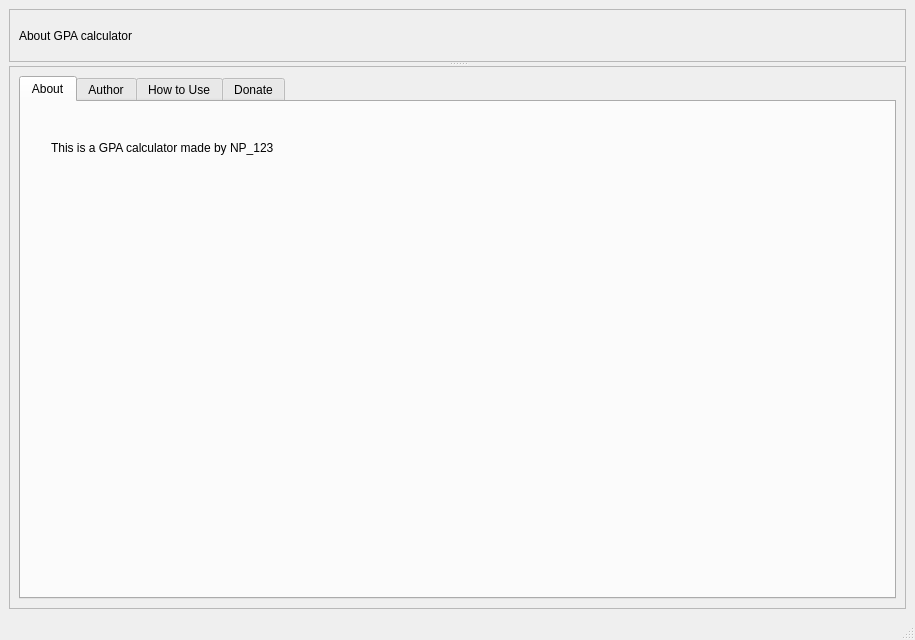
<?xml version="1.0" encoding="UTF-8"?>
<ui version="4.0">
 <class>AboutWindow</class>
 <widget class="QMainWindow" name="AboutWindow">
  <property name="geometry">
   <rect>
    <x>0</x>
    <y>0</y>
    <width>915</width>
    <height>640</height>
   </rect>
  </property>
  <property name="windowTitle">
   <string>About</string>
  </property>
  <widget class="QWidget" name="centralwidget">
   <layout class="QVBoxLayout" name="verticalLayout_3">
    <item>
     <widget class="QSplitter" name="splitter">
      <property name="orientation">
       <enum>Qt::Vertical</enum>
      </property>
      <widget class="QFrame" name="frame">
       <property name="frameShape">
        <enum>QFrame::StyledPanel</enum>
       </property>
       <property name="frameShadow">
        <enum>QFrame::Raised</enum>
       </property>
       <layout class="QVBoxLayout" name="verticalLayout_2">
        <item>
         <widget class="QLabel" name="label">
          <property name="text">
           <string>About GPA calculator</string>
          </property>
         </widget>
        </item>
       </layout>
      </widget>
      <widget class="QFrame" name="frame_2">
       <property name="frameShape">
        <enum>QFrame::StyledPanel</enum>
       </property>
       <property name="frameShadow">
        <enum>QFrame::Raised</enum>
       </property>
       <layout class="QVBoxLayout" name="verticalLayout">
        <item>
         <widget class="QTabWidget" name="tabWidget">
          <property name="tabPosition">
           <enum>QTabWidget::North</enum>
          </property>
          <property name="tabShape">
           <enum>QTabWidget::Rounded</enum>
          </property>
          <property name="currentIndex">
           <number>0</number>
          </property>
          <property name="documentMode">
           <bool>false</bool>
          </property>
          <property name="movable">
           <bool>false</bool>
          </property>
          <widget class="QWidget" name="tab">
           <attribute name="title">
            <string>About</string>
           </attribute>
           <widget class="QLabel" name="label_2">
            <property name="geometry">
             <rect>
              <x>30</x>
              <y>10</y>
              <width>441</width>
              <height>71</height>
             </rect>
            </property>
            <property name="text">
             <string>This is a GPA calculator made by NP_123</string>
            </property>
           </widget>
          </widget>
          <widget class="QWidget" name="tab_2">
           <attribute name="title">
            <string>Author</string>
           </attribute>
           <widget class="QLabel" name="label_3">
            <property name="geometry">
             <rect>
              <x>10</x>
              <y>0</y>
              <width>691</width>
              <height>141</height>
             </rect>
            </property>
            <property name="text">
             <string>Author's email:38424@sina.com</string>
            </property>
           </widget>
          </widget>
          <widget class="QWidget" name="tab_3">
           <attribute name="title">
            <string>How to Use</string>
           </attribute>
           <layout class="QVBoxLayout" name="verticalLayout_4">
            <item>
             <widget class="QLabel" name="label_4">
              <property name="text">
               <string>The Transcript File should according to This format:

CourseName Credit Score

Do not put space on Coursename!!!

Example:


Advanced-Mathematics 5 73


All retake course should input before initial course
Example:


Advanced-Mathematics 6 98

Advanced-Mathematics 6 70
</string>
              </property>
             </widget>
            </item>
           </layout>
          </widget>
          <widget class="QWidget" name="tab_4">
           <attribute name="title">
            <string>Donate</string>
           </attribute>
           <layout class="QHBoxLayout" name="horizontalLayout">
            <item>
             <widget class="QLabel" name="label_5">
              <property name="text">
               <string>Donate:
38424@sina.com</string>
              </property>
             </widget>
            </item>
            <item>
             <widget class="QPushButton" name="pushButton">
              <property name="text">
               <string>Donate</string>
              </property>
             </widget>
            </item>
           </layout>
          </widget>
         </widget>
        </item>
       </layout>
      </widget>
     </widget>
    </item>
   </layout>
  </widget>
  <widget class="QMenuBar" name="menubar">
   <property name="geometry">
    <rect>
     <x>0</x>
     <y>0</y>
     <width>915</width>
     <height>25</height>
    </rect>
   </property>
  </widget>
  <widget class="QStatusBar" name="statusbar"/>
 </widget>
 <resources/>
 <connections/>
</ui>
